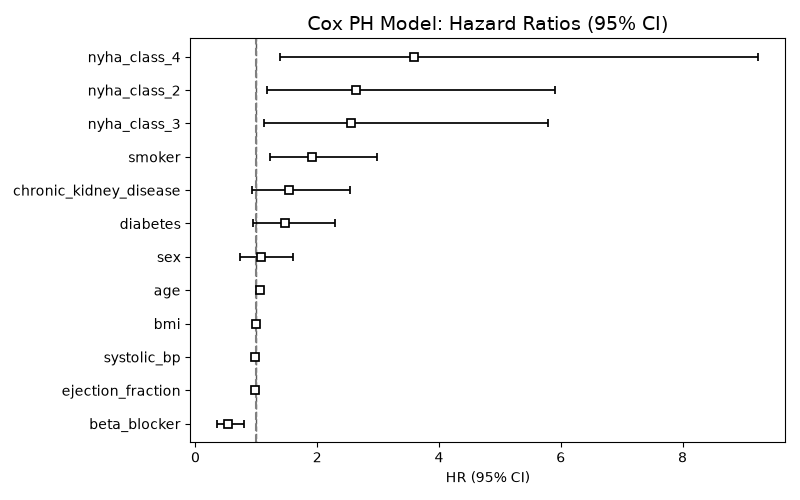

Write the Python code that produced this figure.
#################################
# Lab 10/ survival Analysis Lab #
### Madison Lowenstein ###
### mlowenstein@usf.edu ###
### 11/1/2026 ###
# Cox proportional hazards test #
#################################

import matplotlib.pyplot as plt
import pandas as pd
from lifelines import CoxPHFitter

csv_file_path = "cox_ph_heart_failure_survival.csv"

time_column = "time_months"
event_column = "death"
numeric_covariates = ["age", "bmi", "systolic_bp", "ejection_fraction"]
binary_covariates = ["sex", "diabetes", "smoker", "chronic_kidney_disease", "beta_blocker"]
categorical_covariates = ["nyha_class"]

df = pd.read_csv(csv_file_path)

df["sex"] = df["sex"].astype(str).str.strip().isin(["Male", "1", "true", "yes"]).astype(int)

for col in binary_covariates:
    if col != "sex":
        df[col] = df[col].astype(str).str.strip().str.lower().isin(["true", "1", "yes", "1.0"]).astype(int)

model_df = df[[time_column, event_column] + numeric_covariates + categorical_covariates + binary_covariates]
model_df = pd.get_dummies(model_df, columns=categorical_covariates, drop_first=True, dtype=int)
model_df = model_df.dropna()

cph = CoxPHFitter()
cph.fit(model_df, duration_col=time_column, event_col=event_column)

cph.print_summary(decimals=3)
print(f"\nConcordance index: {cph.concordance_index_:.3f}")

print("\n--- Proportional hazards assumption check ---")
cph.check_assumptions(model_df, p_value_threshold=0.05, show_plots=False)

fig, ax = plt.subplots(figsize=(8, 5))
cph.plot(hazard_ratios=True, ax=ax)
ax.axvline(1, color="gray", linestyle="--")
ax.set_title("Cox PH Model: Hazard Ratios (95% CI)", fontsize=14)
plt.tight_layout()
plt.savefig("cox_heart_failure.png")

plt.show()
